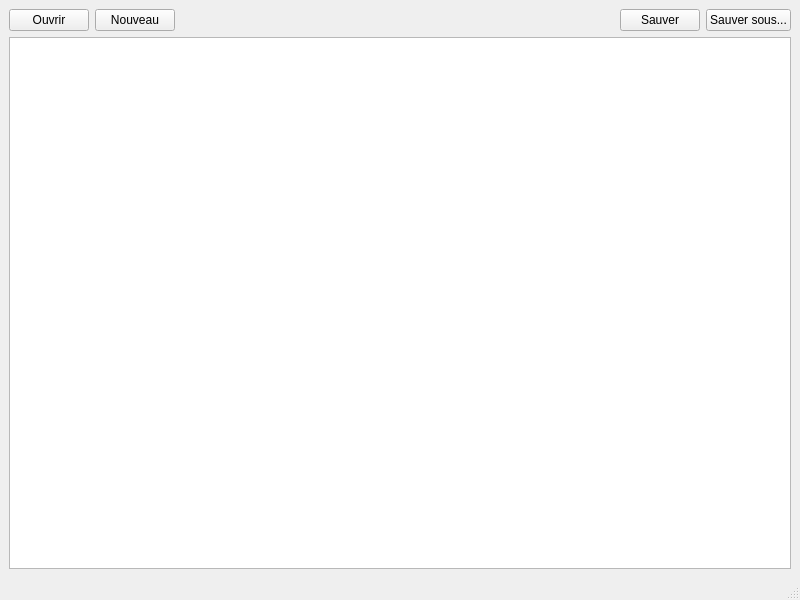
<?xml version="1.0" encoding="UTF-8"?>
<ui version="4.0">
 <class>AlexditorMainWindow</class>
 <widget class="QMainWindow" name="AlexditorMainWindow">
  <property name="geometry">
   <rect>
    <x>0</x>
    <y>0</y>
    <width>800</width>
    <height>600</height>
   </rect>
  </property>
  <property name="windowTitle">
   <string>AlexditorMainWindow</string>
  </property>
  <widget class="QWidget" name="centralwidget">
   <layout class="QVBoxLayout" name="verticalLayout">
    <item>
     <layout class="QHBoxLayout" name="horizontalLayout">
      <item>
       <widget class="QPushButton" name="ouvrir_pushButton">
        <property name="text">
         <string>Ouvrir</string>
        </property>
       </widget>
      </item>
      <item>
       <widget class="QPushButton" name="nouveau_pushButton">
        <property name="text">
         <string>Nouveau</string>
        </property>
       </widget>
      </item>
      <item>
       <spacer name="horizontalSpacer">
        <property name="orientation">
         <enum>Qt::Horizontal</enum>
        </property>
        <property name="sizeHint" stdset="0">
         <size>
          <width>40</width>
          <height>20</height>
         </size>
        </property>
       </spacer>
      </item>
      <item>
       <widget class="QPushButton" name="sauver_pushButton">
        <property name="text">
         <string>Sauver</string>
        </property>
       </widget>
      </item>
      <item>
       <widget class="QPushButton" name="sauverSous_pushButton">
        <property name="text">
         <string>Sauver sous...</string>
        </property>
       </widget>
      </item>
     </layout>
    </item>
    <item>
     <widget class="QTextEdit" name="textEdit"/>
    </item>
   </layout>
  </widget>
  <widget class="QMenuBar" name="menubar">
   <property name="geometry">
    <rect>
     <x>0</x>
     <y>0</y>
     <width>800</width>
     <height>22</height>
    </rect>
   </property>
  </widget>
  <widget class="QStatusBar" name="statusbar"/>
 </widget>
 <tabstops>
  <tabstop>textEdit</tabstop>
  <tabstop>ouvrir_pushButton</tabstop>
  <tabstop>nouveau_pushButton</tabstop>
  <tabstop>sauver_pushButton</tabstop>
  <tabstop>sauverSous_pushButton</tabstop>
 </tabstops>
 <resources/>
 <connections/>
</ui>
